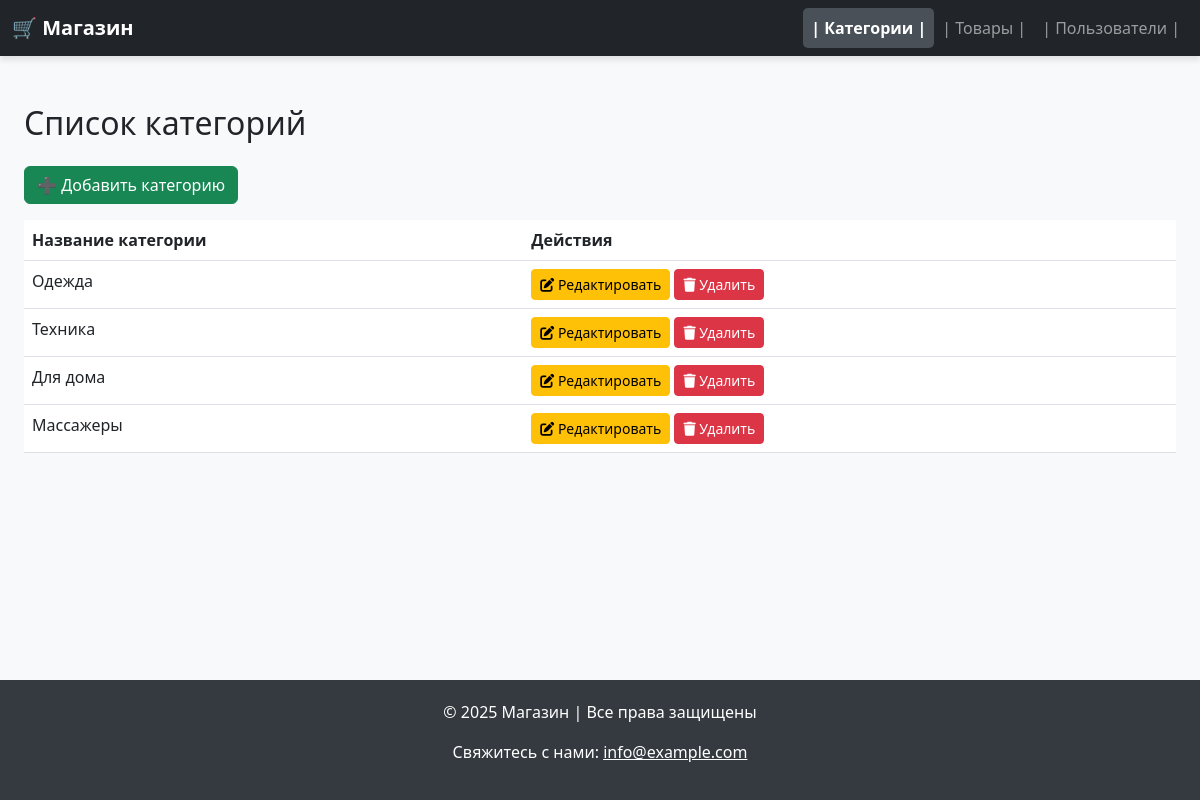
Page /categories/ on the committed database.
### admin_panel/catalog/models.py (models this page shows, shortened)
class Category(models.Model):
    category_id = models.AutoField(primary_key=True)
    name = models.CharField(max_length=150, verbose_name='Название')

### admin_panel/catalog/views.py (the view)
# urls.py: path('categories/', catalog_views.category_list, name='category_list'),
def category_list(request):
    categories = Category.objects.all()
    return render(request, 'catalog/category_list.html', {'categories': categories})

### admin_panel/templates/catalog/category_list.html
{% extends "base.html" %}
{% block content %}
<div class="container mt-4">
    <h2 class="mb-4">Список категорий</h2>
    <a href="{% url 'add_category' %}" class="btn btn-success mb-3">
        ➕ Добавить категорию
    </a>
    <table class="table table-hover">
        <thead>
            <tr>
                <th scope="col">Название категории</th>
                <th scope="col">Действия</th>
            </tr>
        </thead>
        <tbody>
            {% for category in categories %}
            <tr>
                <td>{{ category.name }}</td>
                <td>
                    <a href="{% url 'edit_category' category.category_id %}" class="btn btn-warning btn-sm">
                        <i class="fas fa-edit"></i> Редактировать
                    </a>
                    <a href="{% url 'delete_category' category.category_id %}" class="btn btn-danger btn-sm">
                        <i class="fas fa-trash"></i> Удалить
                    </a>
                </td>
            </tr>
            {% endfor %}
        </tbody>
    </table>
</div>
{% endblock %}

### admin_panel/templates/base.html (style rules this page uses)
body { background-color: #f8f9fa; display: flex; flex-direction: column; min-height: 100vh; }
.container { max-width: 1200px; flex: 1; }

### rows in the picture
Category: name "Одежда"
Category: name "Техника"
Category: name "Для дома"
Category: name "Массажеры"
